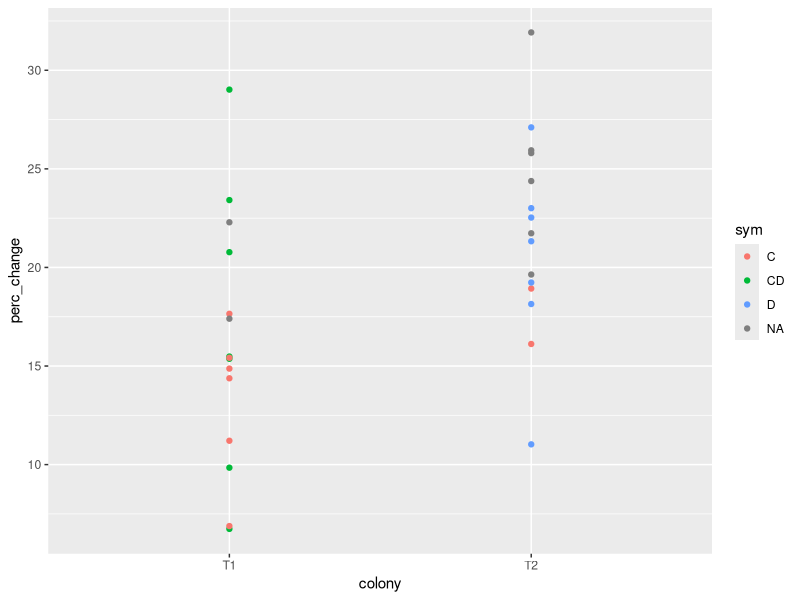

Source code (R):
library(tidyverse)
symdat<-read_csv("Data/Buoyant_Weight/symdat.csv")

bw_mastersheet <- read_csv("Data/Buoyant_Weight/bw_mastersheet.csv") %>%
  mutate(species = str_sub(FragID, 1, 1),
         colony = str_sub(FragID, 1, 2)) %>%
  full_join(symdat)


df <- bw_mastersheet %>%
  group_by(FragID, sym,colony, species) %>%
  summarise(perc_change = (weight[TimePoint == 3] -weight[TimePoint == 1])/(weight[TimePoint == 1])*100)
#group_By<- tidyverse function that uses column names (no spaces, lower case etc), to make certain cgoups 
df %>%
  filter(species == "T") %>%
  ggplot(aes(x=colony, y=perc_change, color = sym))+geom_point()


df
mod<-lm(perc_change ~ sym+colony, data = filter(df, species == "T"))
anova(mod)
